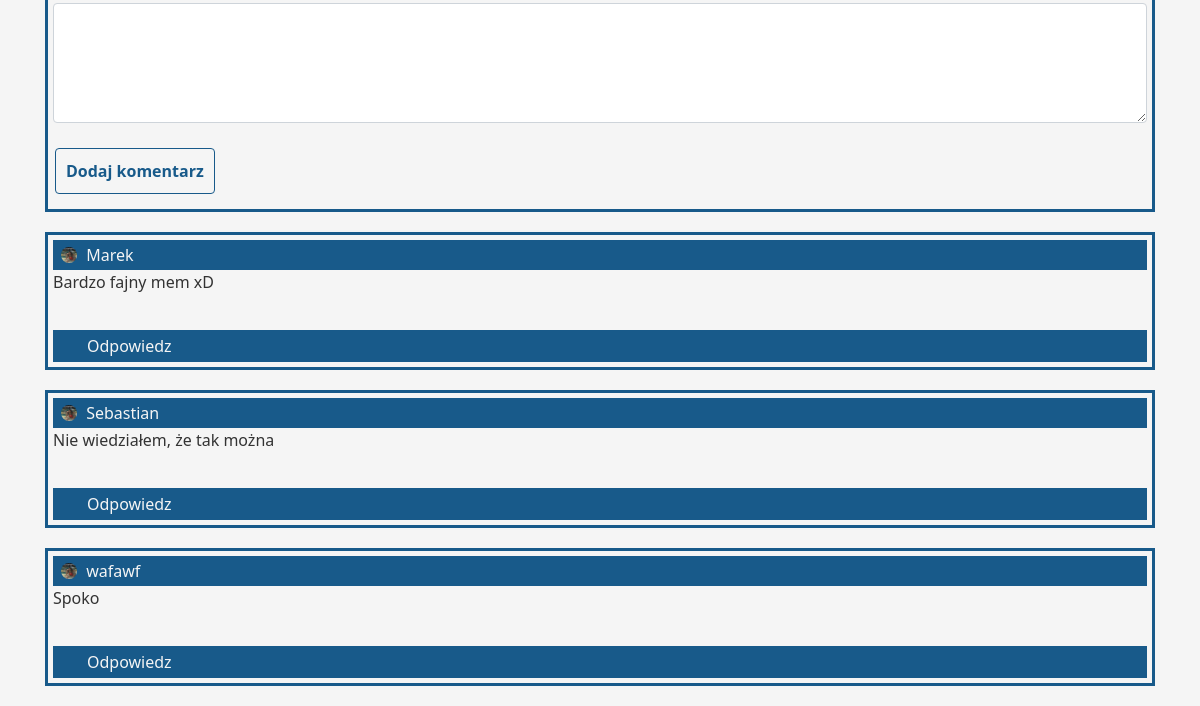
The page /meme/20 (lower part) on the database as committed earlier.
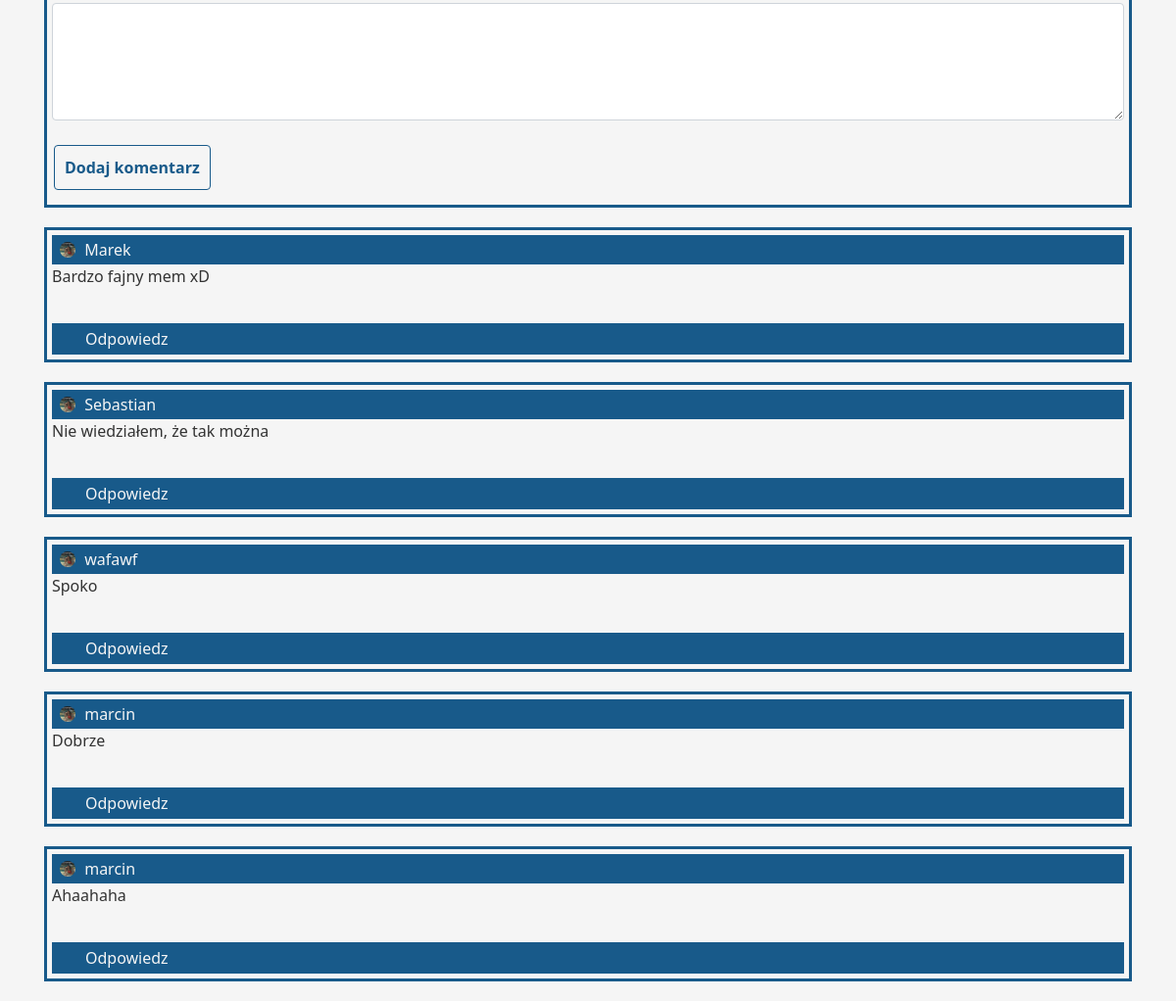
The same page on the database as committed later.
### memopolis/models.py (models this page shows, shortened)
class Comment(VoteModel, models.Model):
    author_id = models.ForeignKey(User, on_delete=models.CASCADE)
    content = models.TextField(null=False)
    date_posted = models.DateTimeField(default=timezone.now)
    belongs_to = models.ForeignKey(Meme, on_delete=models.CASCADE, null=True, blank=False)

class Meme(VoteModel, models.Model):
    author = models.ForeignKey(User, on_delete=models.CASCADE)
    title = models.CharField(max_length=40)
    image = models.ImageField(null=True)
    date_posted = models.DateTimeField(default=timezone.now)
    accepted = models.BooleanField(default=False)

### users/models.py (models this page shows, shortened)
class Profile(models.Model):
    user = models.OneToOneField(User, on_delete=models.CASCADE)
    image = models.ImageField(default="default.png", upload_to="profile_pics")

### memopolis/views.py (the view, shortened to what this page needs)
# urls.py: path('meme/<int:pk>', MemeDetailView.as_view(), name="meme-detail"),
class MemeDetailView(DetailView):
    model = Meme
    def get_context_data(self, **kwargs):
        context = super().get_context_data(**kwargs)
        meme = context['meme']
        comments = Comment.objects.filter(belongs_to=meme)
        context['comments'] = comments
        form = CommentRegisterForm()
        context['form'] = form
        return context

### memopolis/forms.py
class CommentRegisterForm(forms.ModelForm):
    class Meta:
        model = Comment
        fields = ['content']

### memopolis/templates/memopolis/meme_detail.html (shortened to what this page needs)
{% extends "memopolis/base.html" %}
{% load crispy_forms_tags %}
{% load static %}
{% block content %}
<div class="comment-section">
    <div class="each-comment">
        <div class="comment-content">
            <form action="" method="POST">
                <fieldset class="form-group">
                    {{ form|crispy }}
                </fieldset>
                <div class="form-group">
                    <button class="btn btn-outlint-info" type="submit">Dodaj komentarz</button>
                </div>
            </form>
        </div>
    </div>
    {% for comment in comments %}
    <div class="each-comment">
        <div class="author pad">
            <div class="authorImg">
                <a>
                    <img class="rounded-circle small-img" src="{{ meme.author.profile.image.url }}">
                </a>
                {{ comment.author_id }}
            </div>
        </div>
        <div class="comment-content">
            {{ comment.content }}
        </div>
        <div class="actions">
            <div class="votes">
                <form action="" method="post">
                </form>
            </div>
            <div class="act">
                <button class="comment">Odpowiedz</button>
            </div>
        </div>
    </div>
    {% endfor %}
</div>
{% endblock content %}

Rows that differ between the two databases and show on the page:
added Comment: author.profile.image (picture), author_id "marcin", content "Dobrze"
added Comment: author.profile.image (picture), author_id "marcin", content "Ahaahaha"
